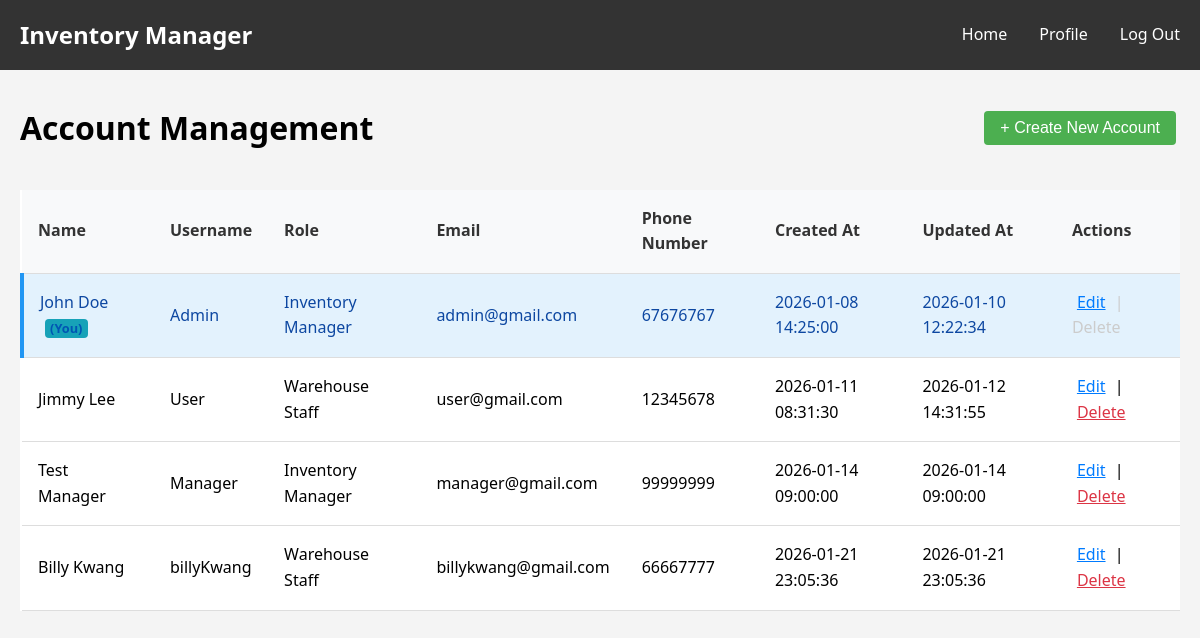
Before: /pages/account_management.php (signed in) with the older database file.
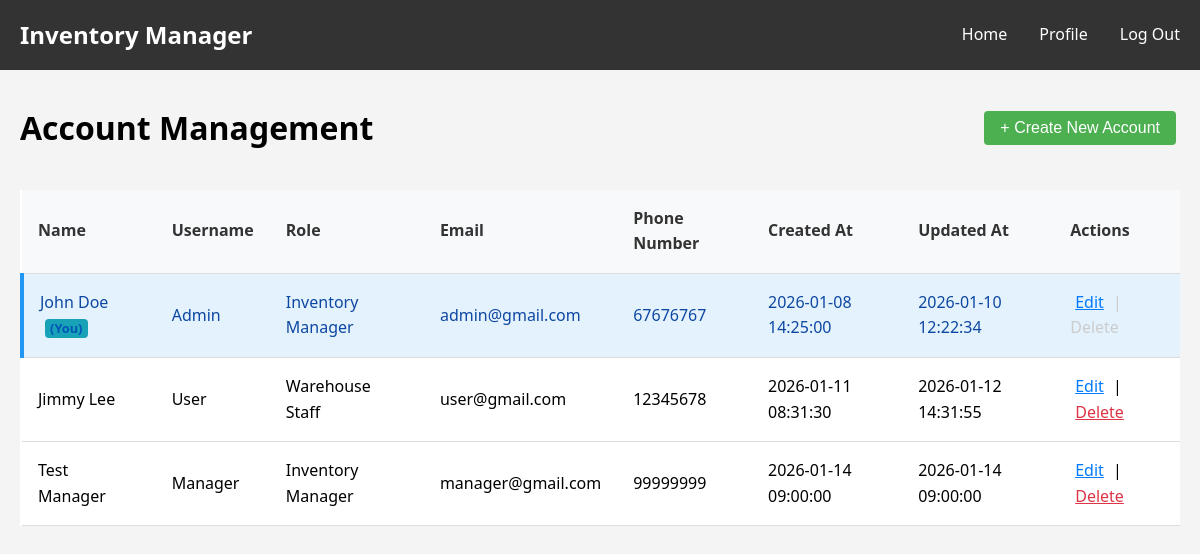
After: the same page with the newer database file.
### tables this page shows
CREATE TABLE `users` (
  `id` int(11) NOT NULL AUTO_INCREMENT,
  `email` varchar(255) NOT NULL,
  `username` varchar(100) NOT NULL,
  `password_hash` varchar(255) NOT NULL,
  `role` enum('Admin','User') NOT NULL,
  `first_name` varchar(100) NOT NULL,
  `last_name` varchar(100) NOT NULL,
  `phone_number` varchar(10) NOT NULL,
  `created_at` timestamp NOT NULL DEFAULT current_timestamp(),
  `updated_at` timestamp NOT NULL DEFAULT current_timestamp() ON UPDATE current_timestamp(),
  PRIMARY KEY (`id`),
  UNIQUE KEY `username` (`username`),
  UNIQUE KEY `phone_number` (`phone_number`)
);

### pages/account_management.php (the view, shortened to what this page needs)
<?php
require_once __DIR__ . '/../config/config.php';
$acc_info = [];
$currentUserId = isset($_SESSION['user_id']) ? $_SESSION['user_id'] : null;
$sql = "SELECT id, email, username, role, first_name, last_name, phone_number, created_at, updated_at FROM users";
if ($stmt = $conn->prepare($sql)) {
    if ($stmt->execute()) {
        $result = $stmt->get_result();
        while ($row = $result->fetch_assoc()) {
            $acc_info[] = $row;
        }
    } else {
        error_log("Database Execute Error: " . $stmt->error);
        $errorMessage = "Error fetching account data.";
    }
} else {
    error_log("Database Prepare Error: " . $conn->error);
    $errorMessage = "Internal system error.";
}
?>
<!DOCTYPE html>
<html lang="en">
<head>
    <link rel="stylesheet" href="<?php echo BASE_URL; ?>/css/style.css">
</head>
<body>
    <?php include __DIR__ . '/../includes/header.php'; ?>
    <div class="container">
        <div style="display: flex; justify-content: space-between; align-items: center; margin-bottom: 20px;">
            <h1>Account Management</h1>
            <button type="button" class="btn btn-primary" onclick="window.location.href='create_account.php';">
                + Create New Account
            </button>
        </div>
        <div class="table-responsive">
            <table>
                <thead>
                    <tr>
                        <th>Name</th>
                        <th>Username</th>
                        <th>Role</th>
                        <th>Email</th>
                        <th>Phone Number</th>
                        <th>Created At</th>
                        <th>Updated At</th>
                        <th>Actions</th>
                    </tr>
                </thead>
                <tbody>
                    <?php if (empty($acc_info)): ?>
                        <tr>
                            <td colspan="8" style="text-align:center;">No accounts found.</td>
                        </tr>
                    <?php else: ?>
                        <?php foreach ($acc_info as $acc): ?>
                            <?php
                                $isCurrentUser = ($acc['id'] == $currentUserId) || ($acc['username'] === $_SESSION['username']);
                            ?>
                            <tr class="<?php echo $isCurrentUser ? 'current-user-row' : ''; ?>">
                                <td>
                                    <?php echo htmlspecialchars($acc["first_name"] . " " . $acc["last_name"]); ?>
                                    <?php if ($isCurrentUser): ?>
                                        <span class="badge badge-info" style="margin-left:5px; font-size:0.8em; color: #0056b3;">(You)</span>
                                    <?php endif; ?>
                                </td>
                                <td><?php echo htmlspecialchars($acc["username"]); ?></td>
                                <td>
                                    <?php
                                        if ($acc["role"] === 'User') {
                                            echo 'Warehouse Staff';
                                        } elseif ($acc["role"] === 'Admin') {
                                            echo 'Inventory Manager';
                                        } else {
                                            echo htmlspecialchars($acc["role"]);
                                        }
                                    ?>
                                </td>
                                <td><?php echo htmlspecialchars($acc["email"]); ?></td>
                                <td><?php echo htmlspecialchars($acc["phone_number"]); ?></td>
                                <td><?php echo htmlspecialchars($acc["created_at"]); ?></td>
                                <td><?php echo htmlspecialchars($acc["updated_at"]); ?></td>
                                <td>
                                    <a href="edit_account.php?id=<?php echo $acc["id"]; ?>" class="btn-link">Edit</a>
                                    <?php if (!$isCurrentUser): ?>
                                        | <a href="delete_account.php?id=<?php echo $acc["id"]; ?>"
                                             class="btn-link text-danger"
                                             onclick="return confirm('Are you sure you want to delete this user? This action cannot be undone.');">Delete</a>
                                    <?php else: ?>
                                        <span style="color:#ccc; cursor:not-allowed;" title="You cannot delete yourself">| Delete</span>
                                    <?php endif; ?>
                                </td>
                            </tr>
                        <?php endforeach; ?>
                    <?php endif; ?>
                </tbody>
            </table>
        </div>
    </div>
</body>
</html>

### includes/header.php
<nav class="navbar">
    <div class="container">
        <h1>Inventory Manager</h1>
        <ul>
            <?php if (isset($_SESSION["username"])): ?>
                <?php if ($_SESSION["role"] === "User"): ?>
                    <li><a href="<?php echo BASE_URL; ?>/pages/index_user.php">Home</a></li>
                <?php elseif ($_SESSION["role"] === "Admin"): ?>
                    <li><a href="<?php echo BASE_URL; ?>/pages/index_admin.php">Home</a></li>
                <?php endif; ?>
                <li><a href="<?php echo BASE_URL; ?>/pages/profile.php">Profile</a></li>
                <li><a href="<?php echo BASE_URL; ?>/pages/logout.php">Log Out</a></li>
            <?php endif; ?>
        </ul>
    </div>
</nav>

### css/style.css (style rules this page uses)
* { margin: 0; padding: 0; box-sizing: border-box; }
html, body { height: 100%; }
body { font-family: 'Segoe UI', Tahoma, Geneva, Verdana, sans-serif; background-color: #f4f4f4; line-height: 1.6; display: flex; flex-direction: column; }
.container { max-width: 1200px; width: 100%; margin: 0 auto; padding: 0 20px; }
.navbar { background-color: #333; color: white; padding: 1rem 0; margin-bottom: 2rem; width: 100%; }
.navbar .container { display: flex; justify-content: space-between; align-items: center; }
.navbar h1 { font-size: 1.5rem; }
.navbar ul { display: flex; list-style: none; gap: 2rem; }
.navbar a { color: white; text-decoration: none; transition: color 0.3s; }
.btn { display: inline-block; padding: 0.5rem 1rem; margin: 0.25rem; border: none; border-radius: 4px; cursor: pointer; text-decoration: none; transition: background-color 0.3s; font-size: 1rem; }
.btn-primary { background-color: #4CAF50; color: white; }
.btn-link { background: none; border: none; padding: 0; margin: 0 5px; cursor: pointer; text-decoration: underline; color: #007bff; }
.btn-link.text-danger { color: #dc3545; }
.table-responsive { overflow-x: auto; }
table { width: 100%; border-collapse: collapse; margin-top: 1rem; background-color: white; }
table th, table td { padding: 1rem; text-align: left; border-bottom: 1px solid #ddd; }
table th { background-color: #f8f9fa; font-weight: bold; color: #333; }
.current-user-row { background-color: #e3f2fd !important; border-left: 4px solid #2196F3; }
.current-user-row td { font-weight: 500; color: #0d47a1; }
.badge { display: inline-block; padding: 0.25em 0.4em; font-size: 75%; font-weight: 700; line-height: 1; text-align: center; white-space: nowrap; vertical-align: baseline; border-radius: 0.25rem; }
.badge-info { color: #fff; background-color: #17a2b8; }

### pages/account_management.php (style rules this page uses)
.current-user-row { background-color: #e3f2fd; font-weight: 500; border-left: 4px solid #2196F3; }

Changed rows visible on the page:
removed users: first_name+last_name "Billy Kwang", username "billyKwang", role "Warehouse Staff", email "billykwang@gmail.com", phone_number "66667777", created_at "2026-01-21 23:05:36", updated_at "2026-01-21 23:05:36"
changed users "Test Manager": role "Inventory Manager" → (not shown); now shows "Inventory Manager"
